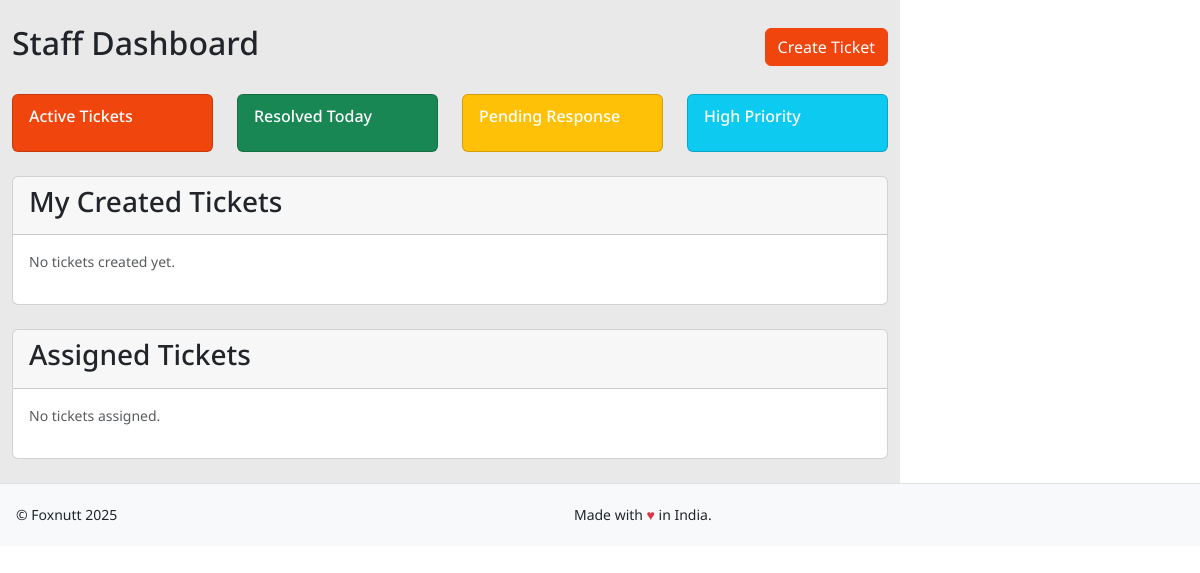
Page /staff/dashboard/ (signed in) on the earlier database version.
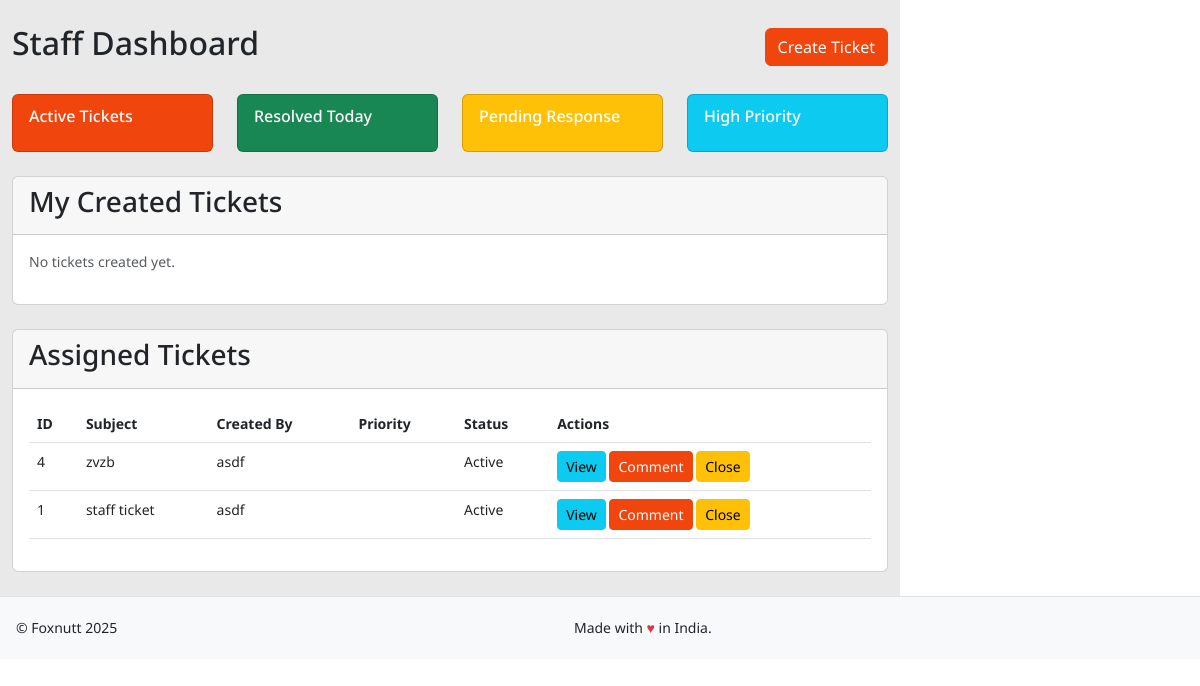
Same page on the later database version.
### tracker/models.py (models this page shows, shortened)
class Ticket(models.Model):
    STATUS_ACTIVE = 1
    STATUS_CLOSED = 2
    STATUS_PENDING = 3
    STATUS_CHOICES = [
        (STATUS_ACTIVE, 'Active'),
        (STATUS_CLOSED, 'Closed'),
        (STATUS_PENDING, 'Pending'),
    ]
    id = models.AutoField(primary_key=True)
    subject = models.CharField(max_length=200)
    description = models.TextField()
    created_by = models.ForeignKey(UserDetail, on_delete=models.CASCADE, related_name='created_tickets')
    assigned_to = models.ForeignKey(UserDetail, on_delete=models.SET_NULL, null=True, related_name='assigned_tickets')
    created_at = models.DateTimeField(auto_now_add=True)
    updated_at = models.DateTimeField(auto_now=True)
    status = models.PositiveSmallIntegerField(
        choices=STATUS_CHOICES,
        default=STATUS_ACTIVE
    )
    priority = models.ForeignKey(Priority, on_delete=models.SET_NULL, null=True)
    brand = models.CharField(max_length=100, blank=True, null=True)
    class Meta:
        ordering = ['-created_at']  # Default ordering by creation date, newest first
        indexes = [
            models.Index(fields=['-created_at']),  # Add index for better performance
        ]

class UserDetail(AbstractBaseUser, PermissionsMixin):
    row_id = models.AutoField(primary_key=True)  # ✅ `row_id` is the primary key
    user_id = models.CharField(max_length=255, unique=True)
    user_name = models.CharField(max_length=255)
    is_email_verified = models.BooleanField(default=False)
    is_active = models.BooleanField(default=True)
    pagination = models.IntegerField(default=10)
    sorting = models.IntegerField(default=0)
    is_staff = models.BooleanField(default=False)
    is_superuser = models.BooleanField(default=False)
    role = models.ForeignKey(Role, on_delete=models.SET_NULL, null=True)
    objects = UserManager()
    USERNAME_FIELD = "user_id"
    REQUIRED_FIELDS = ["user_name"]
    class Meta:
        verbose_name = 'user'
        verbose_name_plural = 'users'
    groups = models.ManyToManyField(
        'auth.Group',
        verbose_name='groups',
        blank=True,
        related_name='userdetail_set',
        related_query_name='userdetail'
    )
    user_permissions = models.ManyToManyField(
        'auth.Permission',
        verbose_name='user permissions',
        blank=True,
        related_name='userdetail_set',
        related_query_name='userdetail'
    )

### tracker/views.py (the view)
# urls.py: path('staff/dashboard/', views.staff_dashboard, name='staff_dashboard'),
@role_required([Role.STAFF])
def staff_dashboard(request):
    context = {
        'assigned_tickets': Ticket.objects.select_related(
            'created_by',
            'assigned_to',
            'priority'
        ).filter(assigned_to=request.user).order_by('-created_at'),
        'created_tickets': Ticket.objects.select_related(
            'created_by',
            'assigned_to',
            'priority'
        ).filter(created_by=request.user).order_by('-created_at'),
        'recent_comments': TicketComment.objects.select_related(
            'ticket',
            'user'
        ).filter(
            Q(ticket__assigned_to=request.user) |
            Q(ticket__created_by=request.user)
        ).order_by('-created_at')[:5]
    }
    return render(request, 'dashboards/staff_dashboard.html', context)

### tracker/templates/dashboards/staff_dashboard.html (shortened to what this page needs)
{% extends 'base.html' %}
{% block content %}
<div class="container-fluid py-4">
    <div class="d-flex justify-content-between align-items-center mb-4">
        <h2>Staff Dashboard</h2>
        <div class="action-buttons">
            <a href="{% url 'staff_create_ticket' %}" class="btn btn-primary">
                 Create Ticket
            </a>
        </div>
    </div>
    <div class="row g-4 mb-4">
        <div class="col-md-3">
            <div class="card bg-primary text-white h-100">
                <div class="card-body">
                    <div class="d-flex justify-content-between align-items-center">
                        <div>
                            <h6 class="card-subtitle mb-2">Active Tickets</h6>
                        </div>
                    </div>
                </div>
            </div>
        </div>
        <div class="col-md-3">
            <div class="card bg-success text-white h-100">
                <div class="card-body">
                    <div class="d-flex justify-content-between align-items-center">
                        <div>
                            <h6 class="card-subtitle mb-2">Resolved Today</h6>
                        </div>
                    </div>
                </div>
            </div>
        </div>
        <div class="col-md-3">
            <div class="card bg-warning text-white h-100">
                <div class="card-body">
                    <div class="d-flex justify-content-between align-items-center">
                        <div>
                            <h6 class="card-subtitle mb-2">Pending Response</h6>
                        </div>
                    </div>
                </div>
            </div>
        </div>
        <div class="col-md-3">
            <div class="card bg-info text-white h-100">
                <div class="card-body">
                    <div class="d-flex justify-content-between align-items-center">
                        <div>
                            <h6 class="card-subtitle mb-2">High Priority</h6>
                        </div>
                    </div>
                </div>
            </div>
        </div>
    </div>
    <div class="card mt-4">
        <div class="card-header">
            <h3 class="card-title">My Created Tickets</h3>
        </div>
        <div class="card-body">
            {% if created_tickets %}
                <div class="table-responsive">
                    <table class="table table-hover">
                        <thead>
                            <tr>
                                <th>ID</th>
                                <th>Subject</th>
                                <th>Priority</th>
                                <th>Status</th>
                                <th>Created</th>
                                <th>Actions</th>
                            </tr>
                        </thead>
                        <tbody>
                            {% for ticket in created_tickets %}
                            <tr>
                                <td>{{ ticket.id }}</td>
                                <td>{{ ticket.subject }}</td>
                                <td>
                                    <span class="badge bg-{{ ticket.priority.name|lower }}">
                                        {{ ticket.priority.name }}
                                    </span>
                                </td>
                                <td>{{ ticket.get_status_display }}</td>
                                <td>{{ ticket.created_at|date:"Y-m-d H:i" }}</td>
                                <td>
                                    <a href="{% url 'staff_view_ticket' ticket.id %}" class="btn btn-sm btn-info">
                                        <i class="fas fa-eye"></i> View
                                    </a>
                                    <a href="{% url 'staff_add_comment' ticket.id %}" class="btn btn-sm btn-primary">
                                        <i class="fas fa-comment"></i> Comment
                                    </a>
                                    {% if ticket.status != 2 %}
                                    <a href="{% url 'staff_close_ticket' ticket.id %}" class="btn btn-sm btn-warning">
                                        <i class="fas fa-times-circle"></i> Close
                                    </a>
                                    {% endif %}
                                </td>
                            </tr>
                            {% endfor %}
                        </tbody>
                    </table>
                </div>
            {% else %}
                <p class="text-muted">No tickets created yet.</p>
            {% endif %}
        </div>
    </div>
    <div class="card mt-4">
        <div class="card-header">
            <h3 class="card-title">Assigned Tickets</h3>
        </div>
        <div class="card-body">
            {% if assigned_tickets %}
                <div class="table-responsive">
                    <table class="table table-hover">
                        <thead>
                            <tr>
                                <th>ID</th>
                                <th>Subject</th>
                                <th>Created By</th>
                                <th>Priority</th>
                                <th>Status</th>
                                <th>Actions</th>
                            </tr>
                        </thead>
                        <tbody>
                            {% for ticket in assigned_tickets %}
                            <tr>
                                <td>{{ ticket.id }}</td>
                                <td>{{ ticket.subject }}</td>
                                <td>{{ ticket.created_by.user_name }}</td>
                                <td>
                                    <span class="badge bg-{{ ticket.priority.name|lower }}">
                                    </span>
                                </td>
                                <td>{{ ticket.get_status_display }}</td>
                                <td>
                                    <a href="{% url 'staff_view_ticket' ticket.id %}" class="btn btn-sm btn-info">
                                         View
                                    </a>
                                    <a href="{% url 'staff_add_comment' ticket.id %}" class="btn btn-sm btn-primary">
                                         Comment
                                    </a>
                                    {% if ticket.status != 2 %}
                                    <a href="{% url 'staff_close_ticket' ticket.id %}" class="btn btn-sm btn-warning">
                                         Close
                                    </a>
                                    {% endif %}
                                </td>
                            </tr>
                            {% endfor %}
                        </tbody>
                    </table>
                </div>
            {% else %}
                <p class="text-muted">No tickets assigned.</p>
            {% endif %}
        </div>
    </div>
</div>
</div>
{% endblock %}

### tracker/templates/base.html (shortened to what this page needs)
{% load static %}
<!DOCTYPE html>
<html lang="en">
<head>
    {% block css %}
    <link rel="stylesheet" href="{% static 'assets/css/bootstrap.min.css' %}">
    <link rel="stylesheet" href="{% static 'assets/css/style.css' %}">
    <link rel="stylesheet" href="{% static 'assets/css/responsive.css' %}">
    {% endblock %}
</head>
<body class="{% block body_class %}main_bg{% endblock %}">
    {% block layout %}
    <div class="d-flex align-items-stretch">
        <div class="{% block content_class %}w-75{% endblock %}" style="background: #e9e9e9;">
            {% block content %}{% endblock %}
        </div>
    {% endblock %}
    {% block footer %}
    <div class="myfooter bg-light border-top p-3">
        <div class="d-flex justify-content-between align-items-center">
            <div>&copy; Foxnutt {% now "Y" %}</div>
            <div>Made with <span class="text-danger">&hearts;</span> in India.</div>
            <div class="social-icons fs-5">
            </div>
        </div>
    </div>
    {% endblock %}
</body>
</html>

### tracker/static/assets/css/style.css (style rules this page uses)
html, body { min-height: 100%; }
body { margin: 0; font-family: 'Noto Sans', sans-serif; font-size: 14px; }
h1, h2, h3, h4, h5, h6 { font-family: 'Noto Sans', sans-serif; }
.main_bg { background: #fff; }
a, a:hover, a:visited { color: rgb(63, 71, 90); text-decoration: underline; }

Differences in the rows shown:
added Ticket: id "4", subject "zvzb", created_by.user_name "asdf", status "Active", shows "Close"
added Ticket: id "1", subject "staff ticket", created_by.user_name "asdf", status "Active", shows "Close"
Other differences:
text no longer shown: "No tickets assigned."
text now shown: "ID Subject Created By Priority Status Actions"
